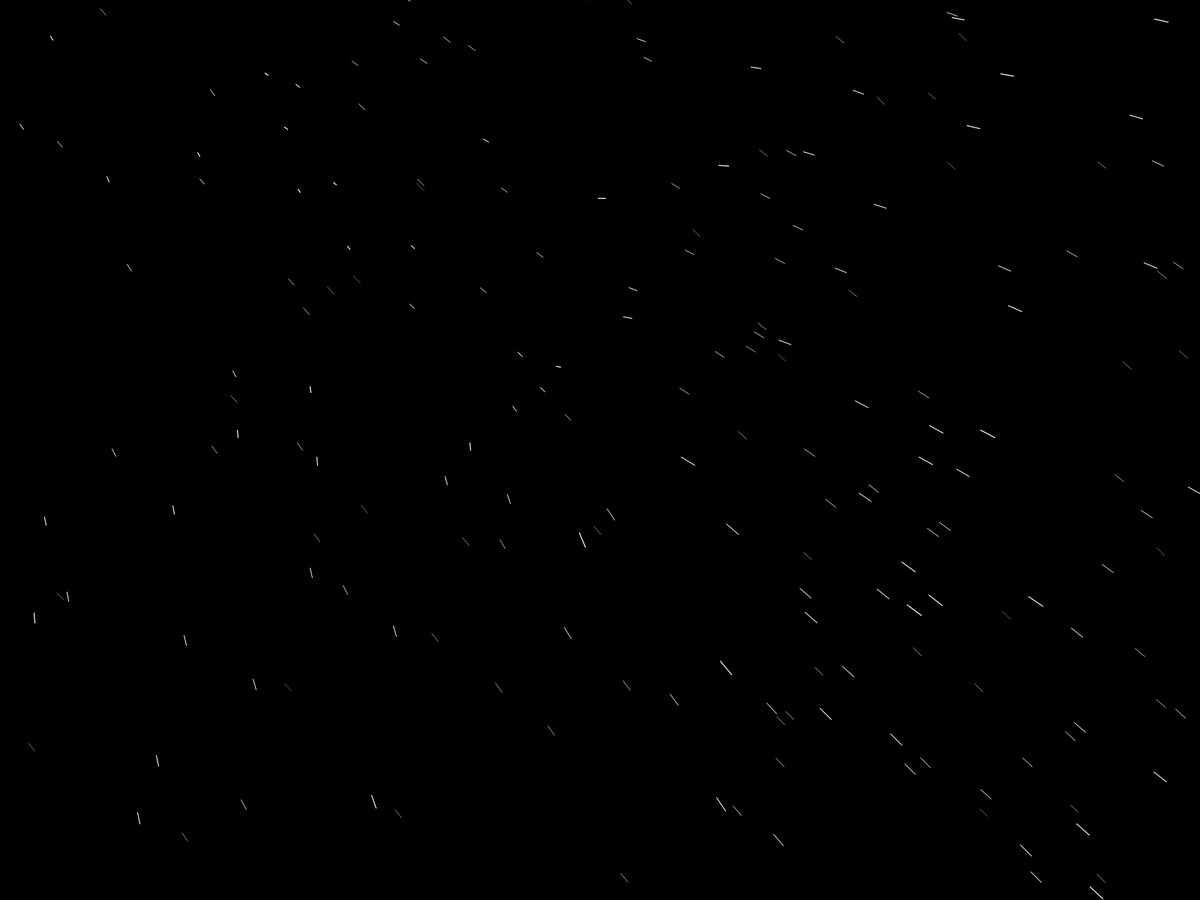
Frame 1 (no input)
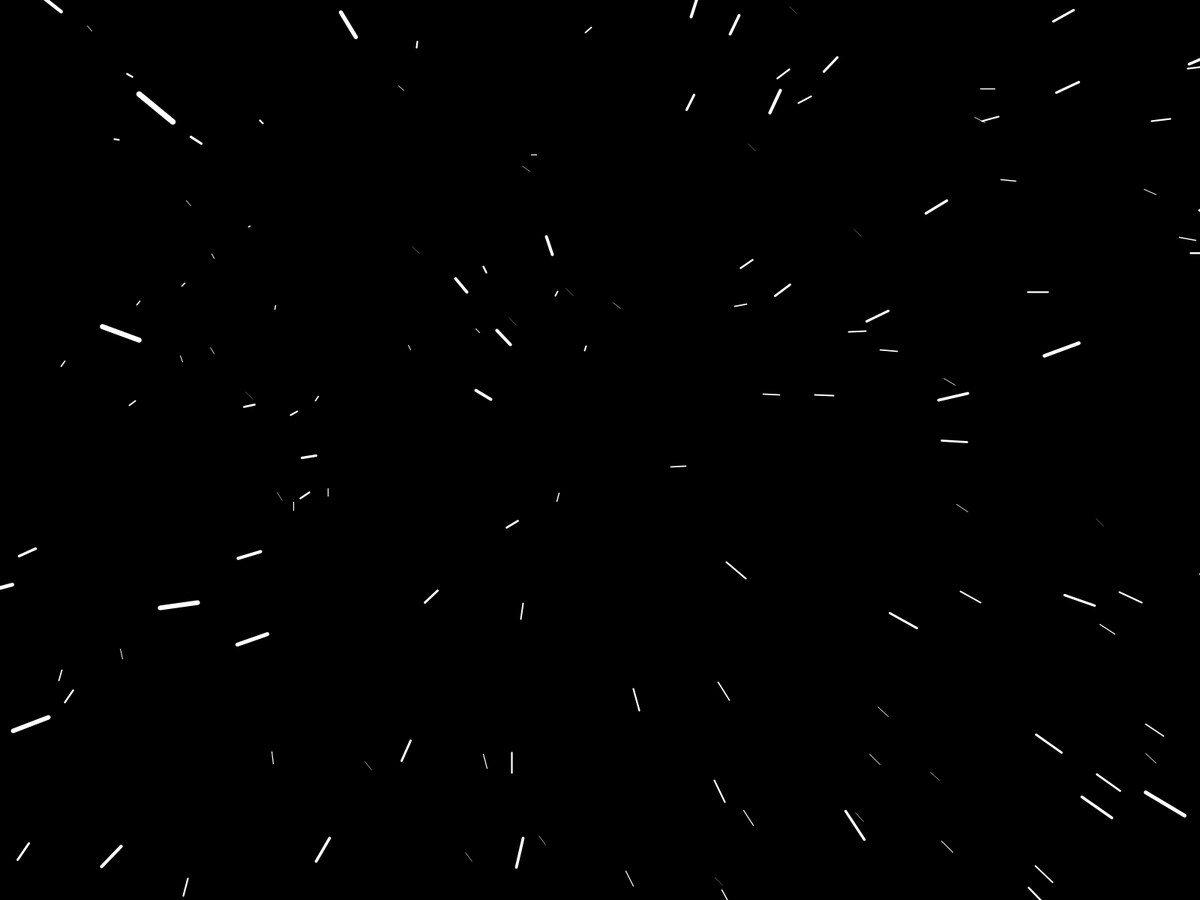
Frame 60 (the mouse pressed at the canvas centre just before this capture)
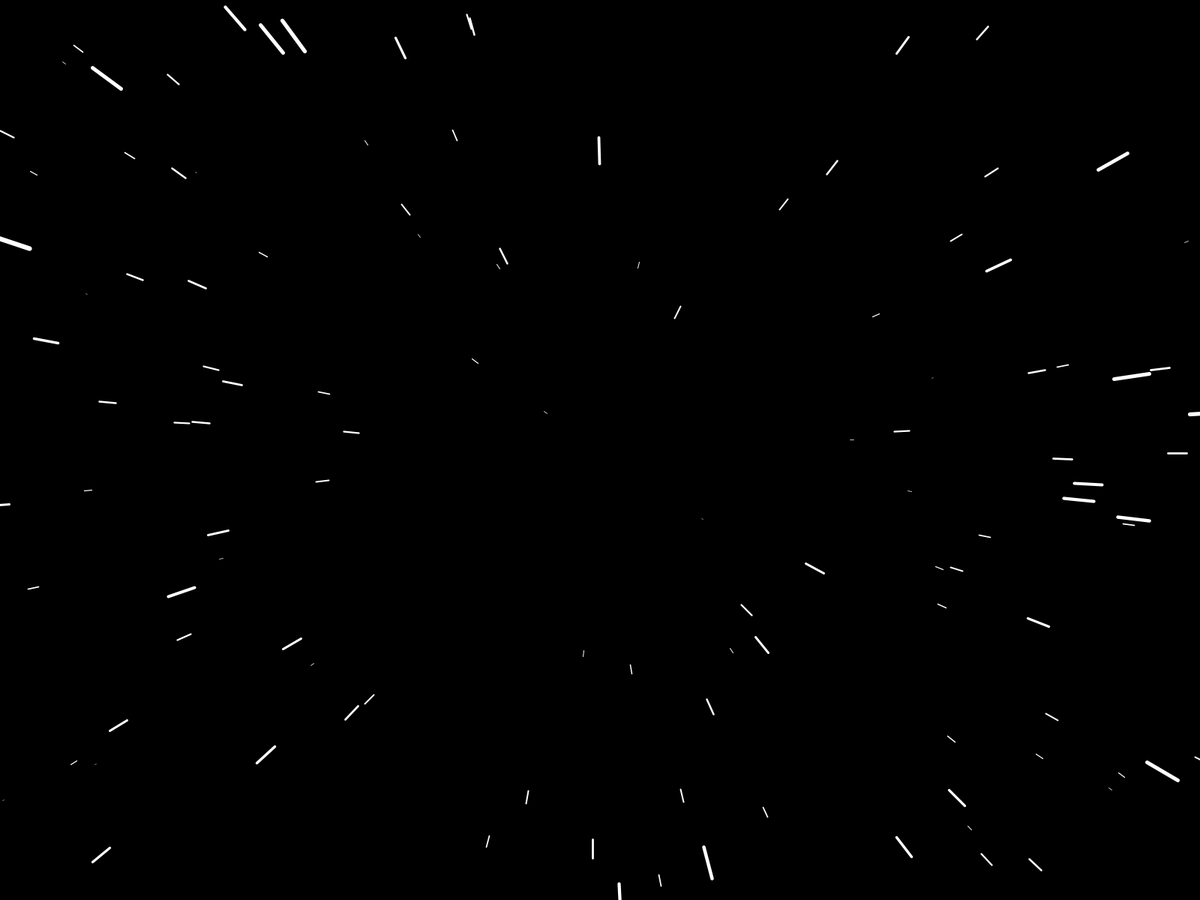
Frame 120 (the mouse held since frame 60 and released just before this capture)

The Processing sketch that drew these frames (run headless with seeded random() and noise(); from frame 60 on, the mouse is pressed at the canvas centre):

// Processing sketch: Starfield
// ── Starfield.pde
Particle[] particles = new Particle[800];
float thrust;

void setup() {
  fullScreen();
  for (int i = 0; i < particles.length; i++) {
    particles[i] = new Particle();
  }
}

void draw() {
  background(0);
  for (int i = 0; i < particles.length; i++) {
    particles[i].update();
  }
  thrust = 0;
}

void mouseWheel(MouseEvent event) {
  thrust = map(event.getCount(), -1, 1, 0.02, -0.02);
}
// ── Particle.pde
class Particle {
  float x, y, lastX, lastY, size, xInc, yInc, degrees, thruster;

  Particle() {
    x = random(-width/2, width*1.5);
    y = random(-height/2, height*1.5);
    size = random(2);
    degrees = atan2(y-height/2, x-width/2);
    lastX = x;
    lastY = y;
    thruster = 0.5;
  }

  void update() {
    xInc = map(mouseX, 0, width, 10, -10);
    yInc = map(mouseY, 0, height, 10, -10);
    x += cos((degrees))*size*5 + xInc;
    y += sin((degrees))*size*5 + yInc;
    thruster += thrust;
    if (thruster < 0.02)
      thruster = 0.02;
    if (thruster >10)
      thruster = 10;
    size += thruster;
    strokeWeight(size/2);
    stroke(255);
    if (x < -width/2 || x > width*1.5 || y < -height/2 || y > height*1.5) {
      boolean go = false;
      while (!go) {
        x = random(-width/2, width*1.5);
        y = random(-height/2, height*1.5);
        if (dist(x, y, width/2, height/2) > 0)
          go = true;
      }
      go = false;
      size = random(0);
      degrees = atan2(y-height/2, x-width/2);
      noStroke();
    }
    line(x, y, lastX, lastY);
    lastX = x;
    lastY = y;
  }
}
